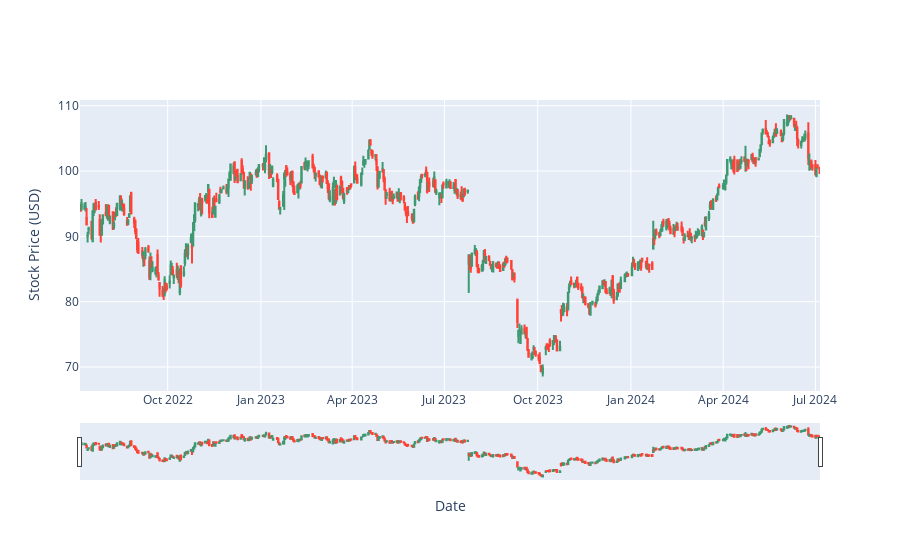

Notebook source saved alongside this figure:
### Code cell
stock_data = yf.download("RTX", start="2022-07-07", end="2024-7-7", group_by="ticker")
import plotly.graph_objs as go
fig = go.Figure(data=[go.Candlestick(x=stock_data.index, open=stock_data['Open'], high=stock_data['High'], low=stock_data['Low'], close=stock_data['Close'], name='Stock Data')])
fig.update_layout(yaxis_title='Stock Price (USD)', xaxis_title='Date')
fig.show()

### Figure 1 — Plotly figure (JSON) as saved in the notebook; plotly's stock layout.template omitted (floating-point values rounded to 4 significant figures; data arrays with more than 128 entries replaced by an {"elided": "..."} marker saying what was removed)
{"data": [{"close": {"elided": "502 float values"}, "high": {"elided": "502 float values"}, "low": {"elided": "502 float values"}, "name": "Stock Data", "open": {"elided": "502 float values"}, "type": "candlestick", "x": {"elided": "502 str values"}}], "layout": {"xaxis": {"title": {"text": "Date"}}, "yaxis": {"title": {"text": "Stock Price (USD)"}}}}
